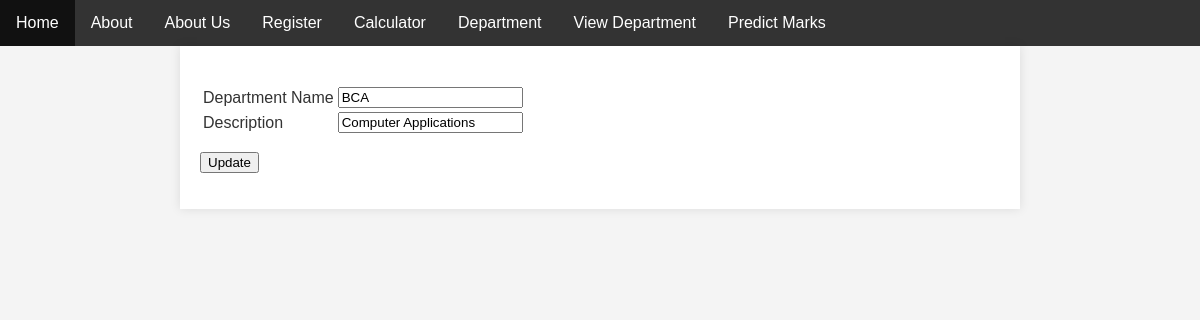
Screenshot of /departmentupdate/1 with the database file from the repository.
### basics/models.py (models this page shows)
class StudentDepartment(models.Model):
    DEPT_NAME = models.CharField(max_length=500)
    DEPT_DESC = models.CharField(max_length=500)

### basics/views.py (the view, shortened to what this page needs)
# urls.py: path('departmentupdate/<id>',departmentupdate,name="departmentupdate"),
def departmentupdate(request,id):
    getdepartments=StudentDepartment.objects.get(id=id)
    return render(request,'departmentupdate.html',context={'getdepartments':getdepartments})

### basics/templates/departmentupdate.html (shortened to what this page needs)
<html>
    <head>
    </head>
    <body>
        {% extends 'index.html'%}
        {% block content%}
        <br/>
        <form method="POST">
            <table>
                <tr>
                  <td>Department Name</td>
                  <td>
                    <input type="text" name="textdepartmentname" class="form-control" value="{{getdepartments.DEPT_NAME}}" placeholder="Dept name" required/>
                  </td>
                </tr>
                <tr>
                  <td>Description</td>
                  <td>
                    <input type="text" name="textdepartmentdesc" class="form-control" value="{{getdepartments.DEPT_DESC}}" placeholder="description" required/>
                  </td>
                </tr>
              </table>
                    <button type="submit" class="btn btn-primary" name="submit">Update</button>
        </form>
        {% endblock %}

### basics/templates/index.html (style rules this page uses)
body { font-family: Arial, sans-serif; margin: 0; padding: 0; background-color: #f4f4f4; color: #333; }

### rows the page displays
StudentDepartment: textdepartmentname "BCA", textdepartmentdesc "Computer Applications"
